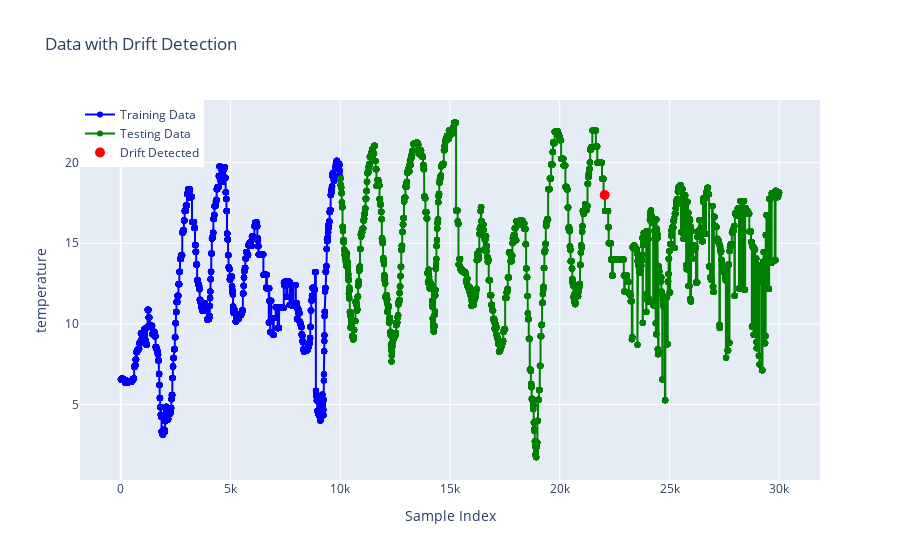

Notebook source saved alongside this figure:
### Code cell
drift_points = detect_drift(feature_name, df_train, df_test, delta=20, min_window_length=100, grace_period=1000)
plot_drift(feature_name, df_train, df_test, drift_points)

### Figure 1 — Plotly figure (JSON) as saved in the notebook; plotly's stock layout.template omitted (floating-point values rounded to 4 significant figures; data arrays with more than 128 entries replaced by an {"elided": "..."} marker saying what was removed)
{"data": [{"line": {"color": "blue"}, "marker": {"symbol": "circle"}, "mode": "lines+markers", "name": "Training Data", "showlegend": true, "type": "scatter", "x": {"elided": "10000 int values"}, "y": {"elided": "10000 float values"}}, {"line": {"color": "green"}, "marker": {"symbol": "circle"}, "mode": "lines+markers", "name": "Testing Data", "showlegend": true, "type": "scatter", "x": {"elided": "20000 int values"}, "y": {"elided": "20000 float values"}}, {"marker": {"color": "red", "size": 10}, "mode": "markers", "name": "Drift Detected", "showlegend": true, "type": "scatter", "x": [22047], "y": [18]}], "layout": {"legend": {"x": 0, "y": 1}, "title": {"text": "Data with Drift Detection"}, "xaxis": {"title": {"text": "Sample Index"}}, "yaxis": {"title": {"text": "temperature"}}}}
